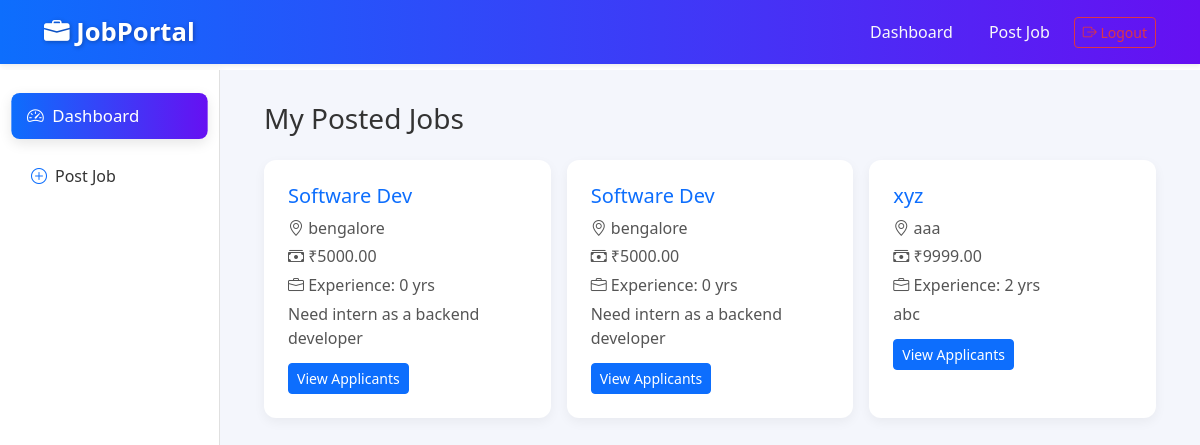
Screenshot of /job/dashboard/recruiter/ (signed in) with the database file from the repository.
### job/models.py (models this page shows, shortened)
class Job(models.Model):
    recruiter = models.ForeignKey(User, on_delete=models.CASCADE, related_name='posted_jobs')
    title = models.CharField(max_length=255)
    description = models.TextField()
    location = models.CharField(max_length=100)
    salary = models.DecimalField(max_digits=10, decimal_places=2)
    experience_required = models.IntegerField()
    created_at = models.DateTimeField(auto_now_add=True)

### job/views.py (the view)
# urls.py: path('dashboard/recruiter/', recruiter_dashboard_view, name='recruiter-dashboard'),
@login_required
def recruiter_dashboard_view(request):
    jobs = Job.objects.filter(recruiter=request.user)
    return render(request, 'account/recruiter_dashboard.html', {'jobs': jobs})

### account/templates/account/recruiter_dashboard.html (shortened to what this page needs)
{% extends 'account/dashboard_base.html' %}
{% block sidebar_links %}
<li><a href="{% url 'recruiter-dashboard' %}" class="active"><i class="bi bi-speedometer2"></i> Dashboard</a></li>
<li><a href="{% url 'post_job' %}"><i class="bi bi-plus-circle"></i> Post Job</a></li>
{% endblock %}
{% block dashboard_content %}
<div class="container-fluid">
  <h3 class="mb-4">My Posted Jobs</h3>
  {% if jobs %}
    <div class="job-list">
      {% for job in jobs %}
        <div class="job-card">
          <h5>{{ job.title }}</h5>
          <p><i class="bi bi-geo-alt"></i> {{ job.location }}</p>
          <p><i class="bi bi-cash-stack"></i> ₹{{ job.salary }}</p>
          <p><i class="bi bi-briefcase"></i> Experience: {{ job.experience_required }} yrs</p>
          <p class="job-desc">{{ job.description|truncatewords:25 }}</p>
          <div class="job-actions">
            <a href="{%url 'view-applications'%}" class="btn btn-primary btn-sm">View Applicants</a>
          </div>
        </div>
      {% endfor %}
    </div>
  {% else %}
    <div class="empty-state">
      <p>You haven’t posted any jobs yet. <a href="{% url 'post_job' %}">Post a job now.</a></p>
    </div>
  {% endif %}
</div>
{% endblock %}

### account/static/account/css/dashboard_base.css (style rules this page uses)
.sidebar-menu li { margin-bottom: 1rem; }
.sidebar-menu a { text-decoration: none; display: flex; align-items: center; color: #333; font-weight: 500; padding: 10px 15px; border-radius: 8px; transition: all 0.3s ease; }
.sidebar-menu a:hover, .sidebar-menu a.active { background: linear-gradient(90deg, #0d6efd, #6610f2); color: #fff; transform: scale(1.05); box-shadow: 0 4px 12px rgba(0,0,0,0.1); }
.job-list { display: grid; grid-template-columns: repeat(auto-fill, minmax(280px, 1fr)); gap: 1rem; }
.job-card { background: #fff; padding: 1.5rem; border-radius: 12px; box-shadow: 0 4px 12px rgba(0,0,0,0.05); transition: all 0.3s ease, transform 0.3s ease; }
.job-card h5 { color: #0d6efd; }
.job-card p { color: #555; margin: 0.3rem 0; }
.job-actions .btn { margin-top: 0.5rem; transition: transform 0.3s ease, box-shadow 0.3s ease; }
.sidebar-menu a i { color: #0d6efd; margin-right: 8px; }
.sidebar-menu a.active i { color: #fff; }

### rows the page displays
Job: title "Software Dev", location "bengalore", salary "5000.00", experience_required "0", description "Need intern as a backend developer"
Job: title "Software Dev", location "bengalore", salary "5000.00", experience_required "0", description "Need intern as a backend developer"
Job: title "xyz", location "aaa", salary "9999.00", experience_required "2", description "abc"
